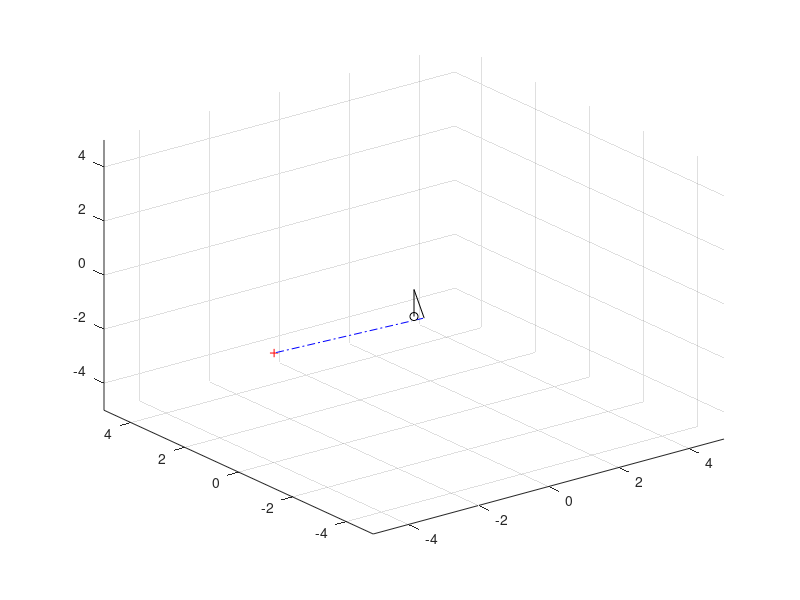

Source code (MATLAB):
%% Robot Simulation: By Max Lemon, Tejas Gulur, Atish Anantharam, and James Farrell
% This code lets a user to put the amount of degrees (in radians) that a
% joint experiences for the four joints in the given robot. It will use the
% PoE method to give the end effector final position as well as show a
% graphical analysis of the robot moving
%


%% Setup
close all;  % Close any open figures
clear;  % Clear workspace
clc;    % Clear command window
I = eye(3); % Initialize 3x3 identity matrix

%% Anonymous functions

% Anonymous function to caclulate the skew matrix of a vector
skew = @(v) [0 -v(3) v(2); v(3) 0 -v(1); -v(2) v(1) 0];

% Anonymous function to calculate the matrix exponential using Rodrigues
% formula
rod = @(SKEW, V, T) [I+sin(T)*SKEW+(1-cos(T))*(SKEW^2) (I*T+(1-cos(T))*SKEW+(T-sin(T))*(SKEW^2))*V'; 0 0 0 1];

%% Setting robot parameters (constants)

Me = [0 0 1 1; 0 -1 0 0; 1 0 0 0; 0 0 0 1];  % Home position of end-effector
n = 4;  % Number of joints

% Initializing the needed variables
M = cell(n,1);  % 
% Home position of the different joints
w = cell(n,1);  % Rotation axes
q = cell(n,1);  % Displacement vectors
v = cell(n,1);  % Linear velocity vectors
theta = cell(n,1);  % Joint variables
del_theta = cell(n,1);  % Incremental change in theta (for use in animation)
s = cell(n,1);  % Skew axes
S = cell(n,1);  % Skew matrices
e_s = cell(n,1);    % Exponentials of skew matrices

% Home position of joints
M{1} = eye(4);
M{2} = [1 0 0 0; 0 0 -1 0; 0 1 0 0; 0 0 0 1];
M{3} = [0 -1 0 1; 0 0 -1 0; 1 0 0 0; 0 0 0 1];
M{4} = Me;

% Rotation axes of revolute joints
w{1} = [0 0 1];
w{2} = [0 -1 0];
w{3} = [0 -1 0];
w{4} = [0 0 0];

% Displacement of revolute joints
q{1} = [0 0 0];
q{2} = [0 0 0];
q{3} = [1 0 0];

% Direction of prismatic joints
v{4} = [1 0 0];

% Joint variables
% theta{1} = -pi/2;
% theta{2} = 3*pi/2;
% theta{3} = -pi/2;
% theta{4} = pi/8;

fprintf('Please provide the degree of change joint %d experiences in radians: ', 1)
theta{1} = input('');
fprintf('Please provide the degree of change joint %d experiences in radians: ', 2)
theta{2} = input('');
fprintf('Please provide the degree of change joint %d experiences in radians: ', 3)
theta{3} = input('');
fprintf('Please provide the length joint %d increases by in radians: ', 4)
theta{4} = input('');


%% Performing Calculations

% Finding linear velocity induced by rotation
for i=1:3
    v{i} = -cross(w{i}, q{i});
end

% Calculate skew axes, skew matrices, set each joint variable to pi/2, and
% find the matrix expoential for each joint
for i=1:n
    s{i} = [w{i}'; v{i}'];
    S{i} = [skew(w{i}) v{i}'; 0 0 0 0];
    e_s{i} = rod(skew(w{i}), v{i}, theta{i});
end

% Calculate the final transformation matrix
T = e_s{1}*e_s{2}*e_s{3}*e_s{4}*Me;

R = T(1:3, 1:3);
angle_theta = acos((trace(R) - 1)/2);
axis_k = (1 / (2 * sin(angle_theta))) * [(R(3,2) - R(2,3)); (R(1,3) - R(3,2)); (R(2,1) - R(1,2))];
disp('End effector configuration: ')
disp(T)
disp('The end effector is located as follows from the home frame (x, y, z): ')
disp(T(1:3,4))
disp('Axis angle notation for rotation is as follows')
disp('theta (radians) = ')
disp(angle_theta)
disp('Rotation axis k = ')
disp(axis_k)

%% Performing animation
frames = 120;   % Number of frames for the animation
P = cell(n,1);  % Position of the joints
F(frames) = struct('cdata', [], 'colormap', []);    % Initialize strcut to store animation frames

% Joints 1 & 2 are always positioned at the origin
P{1} = [0 0 0];
P{2} = P{1};

% Determine the incremental values
for i=1:n
    del_theta{i} = theta{i}/frames;
end

% Calculate & plot values at each incremental value
for i=1:frames
    % Calculate the matrix exponetial for each joint at each increment
    for j=1:n
        theta{j} = i*del_theta{j};
        e_s{j} = rod(skew(w{j}), v{j}, theta{j});
    end

    % Find the position of joint 3 & 4, and end-effector
    T2 = e_s{1}*M{2};
    T3 = e_s{1}*e_s{2}*M{3};    %Tranformation matrix for joint 3
    T4 = e_s{1}*e_s{2}*e_s{3}*M{4}; %Transformation matrix for joint 4
    T = e_s{1}*e_s{2}*e_s{3}*e_s{4}*Me;
    
    % Extract position data from transformation matrices
    P{3} = T3(1:3, 4)';
    P{4} = T4(1:3, 4)';
    Pe = T(1:3, 4)';

    % The line betwen joints 2 & 3
    L1{1} = [P{2}(1) P{3}(1)];  % x-coordinates
    L1{2} = [P{2}(2) P{3}(2)];  % y-coordinates
    L1{3} = [P{2}(3) P{3}(3)];  % z-coordinates

    % The line between joint 3 and the end-effector
    L2{1} = [P{3}(1) Pe(1)];  % x-coordinates
    L2{2} = [P{3}(2) Pe(2)];  % y-coordinates
    L2{3} = [P{3}(3) Pe(3)];  % z-coordinates

    % Clear the current plot
    clf;
    
    % Initialize plot parameters
    grid on;
    hold on;
    view(3);
    xlim([-5 5]);
    ylim([-5 5]);
    zlim([-5 5]);
    
    % Plot the different components
    plot3(0, 0, -1, 'ko')    % The Base of the robot
    plot3([0 0] ,[0 0], [-1 0], '-k');   % Line from base of robot to J1 & J2
    plot3(L1{1}, L1{2}, L1{3}, '-k');   % Line between J2 & J3
    plot3(L2{1}, L2{2}, L2{3}, '-.b');  % Line between  J3 & EE
    plot3(Pe(1), Pe(2), Pe(3), '+r');   % End effector
    
    % Capture the current plot as a animation frame
    F(i) = getframe();
end

% Play back the animation
figure();
movie(F, 1, 60);